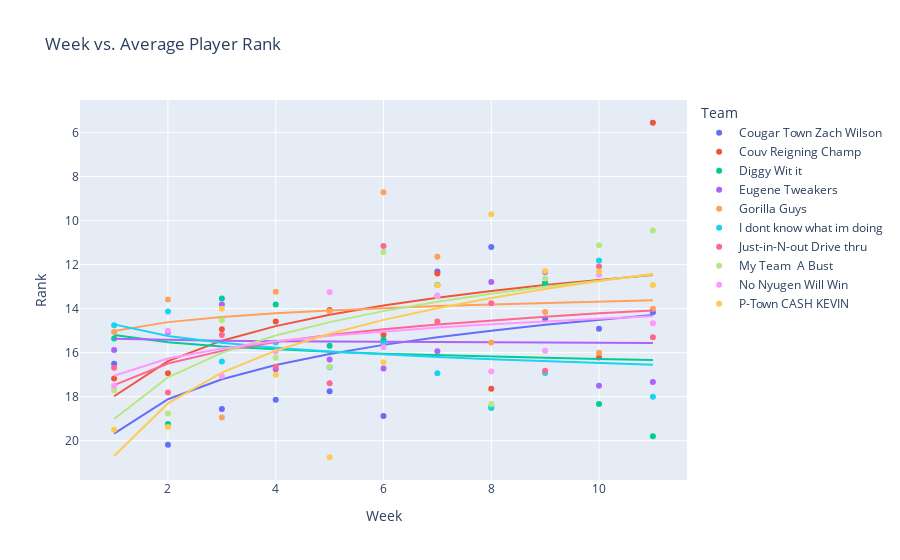

The notebook cell this image was saved under:
### Code cell
import plotly.io as pio
pio.renderers
plot = px.scatter(test_df, x = 'Week', y = 'Rank', color = 'Team', trendline='ols', trendline_options=dict(log_x=True), title='Week vs. Average Player Rank')
plot.update_yaxes(autorange = 'reversed')
plot.show()

### Figure 1 — Plotly figure (JSON) as saved in the notebook; plotly's stock layout.template omitted (floating-point values rounded to 4 significant figures)
{"data": [{"hovertemplate": "Team=Cougar Town Zach Wilson<br>Week=%{x}<br>Rank=%{y}<extra></extra>", "legendgroup": "Cougar Town Zach Wilson", "marker": {"color": "#636efa", "symbol": "circle"}, "mode": "markers", "name": "Cougar Town Zach Wilson", "orientation": "v", "showlegend": true, "type": "scatter", "x": [1, 2, 3, 4, 5, 6, 7, 8, 9, 10, 11], "xaxis": "x", "y": [16.5, 20.19, 18.56, 18.13, 17.75, 18.88, 12.31, 11.2, 14.46, 14.92, 14.17], "yaxis": "y"}, {"hovertemplate": "<b>OLS trendline</b><br>Rank = -5.17614 * log10(Week) + 19.6737<br>R<sup>2</sup>=0.335327<br><br>Team=Cougar Town Zach Wilson<br>Week=%{x}<br>Rank=%{y} <b>(trend)</b><extra></extra>", "legendgroup": "Cougar Town Zach Wilson", "marker": {"color": "#636efa", "symbol": "circle"}, "mode": "lines", "name": "Cougar Town Zach Wilson", "showlegend": false, "type": "scatter", "x": [1, 2, 3, 4, 5, 6, 7, 8, 9, 10, 11], "xaxis": "x", "y": [19.67, 18.12, 17.2, 16.56, 16.06, 15.65, 15.3, 15.0, 14.73, 14.5, 14.28], "yaxis": "y"}, {"hovertemplate": "Team=Couv Reigning Champ<br>Week=%{x}<br>Rank=%{y}<extra></extra>", "legendgroup": "Couv Reigning Champ", "marker": {"color": "#EF553B", "symbol": "circle"}, "mode": "markers", "name": "Couv Reigning Champ", "orientation": "v", "showlegend": true, "type": "scatter", "x": [1, 2, 3, 4, 5, 6, 7, 8, 9, 10, 11], "xaxis": "x", "y": [17.18, 16.93, 14.94, 14.59, 14.06, 15.19, 12.4, 17.64, 12.83, 16.22, 5.556], "yaxis": "y"}, {"hovertemplate": "<b>OLS trendline</b><br>Rank = -5.29225 * log10(Week) + 17.9791<br>R<sup>2</sup>=0.258089<br><br>Team=Couv Reigning Champ<br>Week=%{x}<br>Rank=%{y} <b>(trend)</b><extra></extra>", "legendgroup": "Couv Reigning Champ", "marker": {"color": "#EF553B", "symbol": "circle"}, "mode": "lines", "name": "Couv Reigning Champ", "showlegend": false, "type": "scatter", "x": [1, 2, 3, 4, 5, 6, 7, 8, 9, 10, 11], "xaxis": "x", "y": [17.98, 16.39, 15.45, 14.79, 14.28, 13.86, 13.51, 13.2, 12.93, 12.69, 12.47], "yaxis": "y"}, {"hovertemplate": "Team=Diggy Wit it<br>Week=%{x}<br>Rank=%{y}<extra></extra>", "legendgroup": "Diggy Wit it", "marker": {"color": "#00cc96", "symbol": "circle"}, "mode": "markers", "name": "Diggy Wit it", "orientation": "v", "showlegend": true, "type": "scatter", "x": [1, 2, 3, 4, 5, 6, 7, 8, 9, 10, 11], "xaxis": "x", "y": [15.35, 19.24, 13.53, 13.81, 15.69, 15.42, 12.93, 18.5, 12.85, 18.33, 19.8], "yaxis": "y"}, {"hovertemplate": "<b>OLS trendline</b><br>Rank = 1.0824 * log10(Week) + 15.2017<br>R<sup>2</sup>=0.018127<br><br>Team=Diggy Wit it<br>Week=%{x}<br>Rank=%{y} <b>(trend)</b><extra></extra>", "legendgroup": "Diggy Wit it", "marker": {"color": "#00cc96", "symbol": "circle"}, "mode": "lines", "name": "Diggy Wit it", "showlegend": false, "type": "scatter", "x": [1, 2, 3, 4, 5, 6, 7, 8, 9, 10, 11], "xaxis": "x", "y": [15.2, 15.53, 15.72, 15.85, 15.96, 16.04, 16.12, 16.18, 16.23, 16.28, 16.33], "yaxis": "y"}, {"hovertemplate": "Team=Eugene Tweakers<br>Week=%{x}<br>Rank=%{y}<extra></extra>", "legendgroup": "Eugene Tweakers", "marker": {"color": "#ab63fa", "symbol": "circle"}, "mode": "markers", "name": "Eugene Tweakers", "orientation": "v", "showlegend": true, "type": "scatter", "x": [1, 2, 3, 4, 5, 6, 7, 8, 9, 10, 11], "xaxis": "x", "y": [15.88, 15.06, 13.81, 16.75, 16.31, 16.71, 15.93, 12.79, 12.33, 17.5, 17.33], "yaxis": "y"}, {"hovertemplate": "<b>OLS trendline</b><br>Rank = 0.182804 * log10(Week) + 15.3657<br>R<sup>2</sup>=0.001100<br><br>Team=Eugene Tweakers<br>Week=%{x}<br>Rank=%{y} <b>(trend)</b><extra></extra>", "legendgroup": "Eugene Tweakers", "marker": {"color": "#ab63fa", "symbol": "circle"}, "mode": "lines", "name": "Eugene Tweakers", "showlegend": false, "type": "scatter", "x": [1, 2, 3, 4, 5, 6, 7, 8, 9, 10, 11], "xaxis": "x", "y": [15.37, 15.42, 15.45, 15.48, 15.49, 15.51, 15.52, 15.53, 15.54, 15.55, 15.56], "yaxis": "y"}, {"hovertemplate": "Team=Gorilla Guys<br>Week=%{x}<br>Rank=%{y}<extra></extra>", "legendgroup": "Gorilla Guys", "marker": {"color": "#FFA15A", "symbol": "circle"}, "mode": "markers", "name": "Gorilla Guys", "orientation": "v", "showlegend": true, "type": "scatter", "x": [1, 2, 3, 4, 5, 6, 7, 8, 9, 10, 11], "xaxis": "x", "y": [15.06, 13.59, 18.94, 13.24, 14.12, 8.714, 11.64, 15.54, 14.15, 16, 14], "yaxis": "y"}, {"hovertemplate": "<b>OLS trendline</b><br>Rank = -1.33752 * log10(Week) + 15.0146<br>R<sup>2</sup>=0.028337<br><br>Team=Gorilla Guys<br>Week=%{x}<br>Rank=%{y} <b>(trend)</b><extra></extra>", "legendgroup": "Gorilla Guys", "marker": {"color": "#FFA15A", "symbol": "circle"}, "mode": "lines", "name": "Gorilla Guys", "showlegend": false, "type": "scatter", "x": [1, 2, 3, 4, 5, 6, 7, 8, 9, 10, 11], "xaxis": "x", "y": [15.01, 14.61, 14.38, 14.21, 14.08, 13.97, 13.88, 13.81, 13.74, 13.68, 13.62], "yaxis": "y"}, {"hovertemplate": "Team=I dont know what im doing<br>Week=%{x}<br>Rank=%{y}<extra></extra>", "legendgroup": "I dont know what im doing", "marker": {"color": "#19d3f3", "symbol": "circle"}, "mode": "markers", "name": "I dont know what im doing", "orientation": "v", "showlegend": true, "type": "scatter", "x": [1, 2, 3, 4, 5, 6, 7, 8, 9, 10, 11], "xaxis": "x", "y": [14.75, 14.12, 16.4, 15.53, 16.67, 15.6, 16.93, 18.46, 16.92, 11.82, 18], "yaxis": "y"}, {"hovertemplate": "<b>OLS trendline</b><br>Rank = 1.75605 * log10(Week) + 14.7148<br>R<sup>2</sup>=0.091544<br><br>Team=I dont know what im doing<br>Week=%{x}<br>Rank=%{y} <b>(trend)</b><extra></extra>", "legendgroup": "I dont know what im doing", "marker": {"color": "#19d3f3", "symbol": "circle"}, "mode": "lines", "name": "I dont know what im doing", "showlegend": false, "type": "scatter", "x": [1, 2, 3, 4, 5, 6, 7, 8, 9, 10, 11], "xaxis": "x", "y": [14.71, 15.24, 15.55, 15.77, 15.94, 16.08, 16.2, 16.3, 16.39, 16.47, 16.54], "yaxis": "y"}, {"hovertemplate": "Team=Just-in-N-out Drive thru<br>Week=%{x}<br>Rank=%{y}<extra></extra>", "legendgroup": "Just-in-N-out Drive thru", "marker": {"color": "#FF6692", "symbol": "circle"}, "mode": "markers", "name": "Just-in-N-out Drive thru", "orientation": "v", "showlegend": true, "type": "scatter", "x": [1, 2, 3, 4, 5, 6, 7, 8, 9, 10, 11], "xaxis": "x", "y": [16.69, 17.81, 15.2, 16.64, 17.38, 11.15, 14.58, 13.75, 16.82, 12.09, 15.3], "yaxis": "y"}, {"hovertemplate": "<b>OLS trendline</b><br>Rank = -3.2588 * log10(Week) + 17.4722<br>R<sup>2</sup>=0.236422<br><br>Team=Just-in-N-out Drive thru<br>Week=%{x}<br>Rank=%{y} <b>(trend)</b><extra></extra>", "legendgroup": "Just-in-N-out Drive thru", "marker": {"color": "#FF6692", "symbol": "circle"}, "mode": "lines", "name": "Just-in-N-out Drive thru", "showlegend": false, "type": "scatter", "x": [1, 2, 3, 4, 5, 6, 7, 8, 9, 10, 11], "xaxis": "x", "y": [17.47, 16.49, 15.92, 15.51, 15.19, 14.94, 14.72, 14.53, 14.36, 14.21, 14.08], "yaxis": "y"}, {"hovertemplate": "Team=My Team  A Bust<br>Week=%{x}<br>Rank=%{y}<extra></extra>", "legendgroup": "My Team  A Bust", "marker": {"color": "#B6E880", "symbol": "circle"}, "mode": "markers", "name": "My Team  A Bust", "orientation": "v", "showlegend": true, "type": "scatter", "x": [1, 2, 3, 4, 5, 6, 7, 8, 9, 10, 11], "xaxis": "x", "y": [17.71, 18.76, 14.53, 16.24, 16.64, 11.43, 13.44, 18.33, 12.62, 11.12, 10.44], "yaxis": "y"}, {"hovertemplate": "<b>OLS trendline</b><br>Rank = -6.29972 * log10(Week) + 19.0149<br>R<sup>2</sup>=0.449868<br><br>Team=My Team  A Bust<br>Week=%{x}<br>Rank=%{y} <b>(trend)</b><extra></extra>", "legendgroup": "My Team  A Bust", "marker": {"color": "#B6E880", "symbol": "circle"}, "mode": "lines", "name": "My Team  A Bust", "showlegend": false, "type": "scatter", "x": [1, 2, 3, 4, 5, 6, 7, 8, 9, 10, 11], "xaxis": "x", "y": [19.01, 17.12, 16.01, 15.22, 14.61, 14.11, 13.69, 13.33, 13.0, 12.72, 12.45], "yaxis": "y"}, {"hovertemplate": "Team=No Nyugen Will Win<br>Week=%{x}<br>Rank=%{y}<extra></extra>", "legendgroup": "No Nyugen Will Win", "marker": {"color": "#FF97FF", "symbol": "circle"}, "mode": "markers", "name": "No Nyugen Will Win", "orientation": "v", "showlegend": true, "type": "scatter", "x": [1, 2, 3, 4, 5, 6, 7, 8, 9, 10, 11], "xaxis": "x", "y": [17.5, 15, 17.06, 15.94, 13.25, 15.75, 13.4, 16.86, 15.92, 12.46, 14.67], "yaxis": "y"}, {"hovertemplate": "<b>OLS trendline</b><br>Rank = -2.59057 * log10(Week) + 17.0449<br>R<sup>2</sup>=0.253792<br><br>Team=No Nyugen Will Win<br>Week=%{x}<br>Rank=%{y} <b>(trend)</b><extra></extra>", "legendgroup": "No Nyugen Will Win", "marker": {"color": "#FF97FF", "symbol": "circle"}, "mode": "lines", "name": "No Nyugen Will Win", "showlegend": false, "type": "scatter", "x": [1, 2, 3, 4, 5, 6, 7, 8, 9, 10, 11], "xaxis": "x", "y": [17.04, 16.27, 15.81, 15.49, 15.23, 15.03, 14.86, 14.71, 14.57, 14.45, 14.35], "yaxis": "y"}, {"hovertemplate": "Team=P-Town CASH KEVIN<br>Week=%{x}<br>Rank=%{y}<extra></extra>", "legendgroup": "P-Town CASH KEVIN", "marker": {"color": "#FECB52", "symbol": "circle"}, "mode": "markers", "name": "P-Town CASH KEVIN", "orientation": "v", "showlegend": true, "type": "scatter", "x": [1, 2, 3, 4, 5, 6, 7, 8, 9, 10, 11], "xaxis": "x", "y": [19.5, 19.38, 14, 17, 20.75, 16.44, 12.93, 9.714, 12.29, 12.31, 12.92], "yaxis": "y"}, {"hovertemplate": "<b>OLS trendline</b><br>Rank = -7.9475 * log10(Week) + 20.6943<br>R<sup>2</sup>=0.507963<br><br>Team=P-Town CASH KEVIN<br>Week=%{x}<br>Rank=%{y} <b>(trend)</b><extra></extra>", "legendgroup": "P-Town CASH KEVIN", "marker": {"color": "#FECB52", "symbol": "circle"}, "mode": "lines", "name": "P-Town CASH KEVIN", "showlegend": false, "type": "scatter", "x": [1, 2, 3, 4, 5, 6, 7, 8, 9, 10, 11], "xaxis": "x", "y": [20.69, 18.3, 16.9, 15.91, 15.14, 14.51, 13.98, 13.52, 13.11, 12.75, 12.42], "yaxis": "y"}], "layout": {"legend": {"title": {"text": "Team"}, "tracegroupgap": 0}, "title": {"text": "Week vs. Average Player Rank"}, "xaxis": {"anchor": "y", "domain": [0, 1], "title": {"text": "Week"}}, "yaxis": {"anchor": "x", "autorange": "reversed", "domain": [0, 1], "title": {"text": "Rank"}}}}
